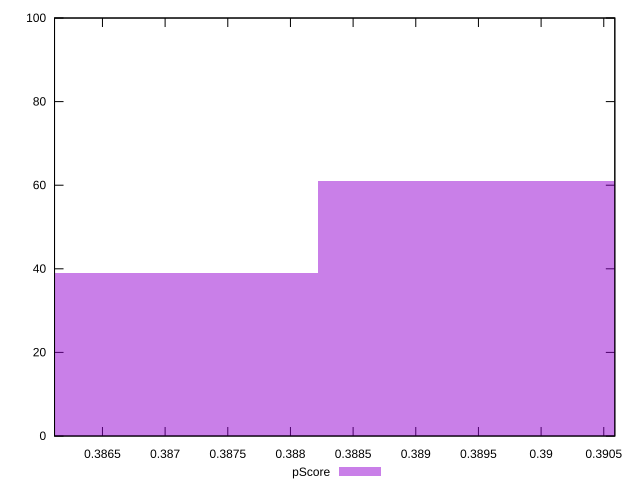

The script that saved this image:
reset

$pScore <<EOF
0.3896407484654323 61
0.3867966554109401 39
EOF

set key outside below
set boxwidth 0.0028440930544922065
set xrange [0.3861176470588235:0.3905882352941176]
set yrange [0:100]
set trange [0:100]
set style fill transparent solid 0.5 noborder
set terminal svg size 640, 490 enhanced background rgb 'white'
set output "reports/report_00033_2021-03-01T14-23-16.841Z/render-blocking-resources/samples/astro-inner/pScore/histogram.svg"

plot $pScore title "pScore" with boxes

reset
